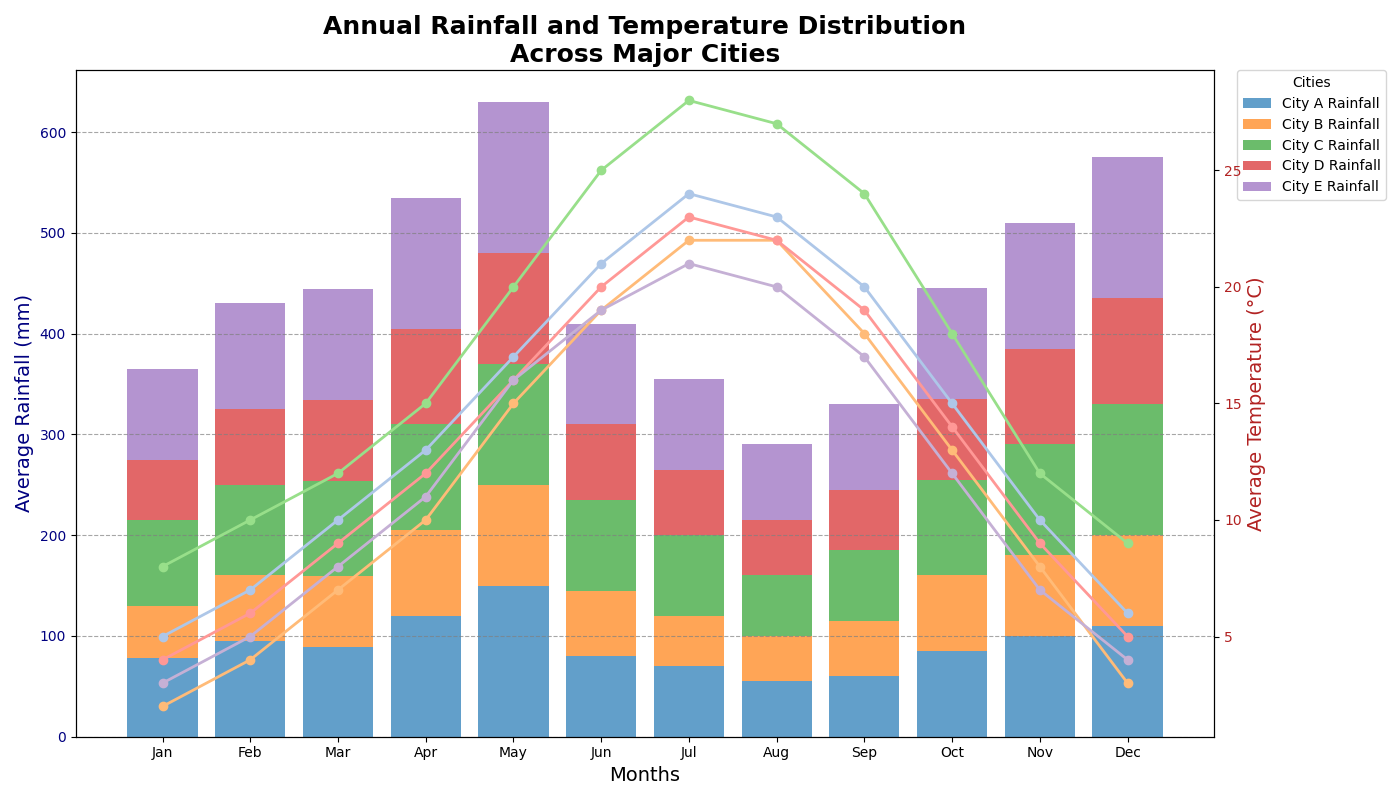

Reproduce this figure in Python.
import matplotlib.pyplot as plt
import numpy as np

# Backstory: The chart displays the annual average rainfall and temperature distribution across various cities over the span of a year. This provides insights into climate patterns for urban planning and environmental studies.

# Cities and monthly data (rainfall in mm, temperature in °C)
cities = ['City A', 'City B', 'City C', 'City D', 'City E']
months = ['Jan', 'Feb', 'Mar', 'Apr', 'May', 'Jun', 'Jul', 'Aug', 'Sep', 'Oct', 'Nov', 'Dec']

# Rainfall data
rainfall_data = np.array([
    [78, 95, 89, 120, 150, 80, 70, 55, 60, 85, 100, 110],  # City A
    [52, 65, 70, 85, 100, 65, 50, 45, 55, 75, 80, 90],    # City B
    [85, 90, 95, 105, 120, 90, 80, 60, 70, 95, 110, 130],  # City C
    [60, 75, 80, 95, 110, 75, 65, 55, 60, 80, 95, 105],   # City D
    [90, 105, 110, 130, 150, 100, 90, 75, 85, 110, 125, 140]   # City E
])

# Temperature data
temperature_data = np.array([
    [5, 7, 10, 13, 17, 21, 24, 23, 20, 15, 10, 6],  # City A
    [2, 4, 7, 10, 15, 19, 22, 22, 18, 13, 8, 3],    # City B
    [8, 10, 12, 15, 20, 25, 28, 27, 24, 18, 12, 9],   # City C
    [4, 6, 9, 12, 16, 20, 23, 22, 19, 14, 9, 5],    # City D
    [3, 5, 8, 11, 16, 19, 21, 20, 17, 12, 7, 4]    # City E
])

# Colors for plotting
color_rainfall = ['#1f77b4', '#ff7f0e', '#2ca02c', '#d62728', '#9467bd']
color_temperature = ['#aec7e8', '#ffbb78', '#98df8a', '#ff9896', '#c5b0d5']

# Create figure and axis
fig, ax1 = plt.subplots(figsize=(14, 8))

# Plot average monthly rainfall data as stacked bar for each city
bottoms = np.zeros(len(months))
for idx, city in enumerate(cities):
    ax1.bar(months, rainfall_data[idx], bottom=bottoms, color=color_rainfall[idx], alpha=0.7, label=f'{city} Rainfall')
    bottoms += rainfall_data[idx]

# Set title and axis labels for rainfall data
ax1.set_title('Annual Rainfall and Temperature Distribution\nAcross Major Cities', fontsize=18, fontweight='bold')
ax1.set_xlabel('Months', fontsize=14)
ax1.set_ylabel('Average Rainfall (mm)', fontsize=14, color='navy')
ax1.yaxis.grid(True, linestyle='--', color='gray', alpha=0.7)
ax1.tick_params(axis='y', labelcolor='navy')
ax1.legend(loc='upper left', title='Cities', bbox_to_anchor=(1.02, 1), borderaxespad=0.)

# Create a twin y-axis for temperature data
ax2 = ax1.twinx()
for idx, city in enumerate(cities):
    ax2.plot(months, temperature_data[idx], marker='o', color=color_temperature[idx], linestyle='-', linewidth=2, markersize=6, label=f'{city} Temperature')

# Set properties for temperature axis
ax2.set_ylabel('Average Temperature (°C)', fontsize=14, color='firebrick')
ax2.tick_params(axis='y', labelcolor='firebrick')

# Optimize layout to avoid overlapping
fig.tight_layout()

# Display the chart
plt.show()
